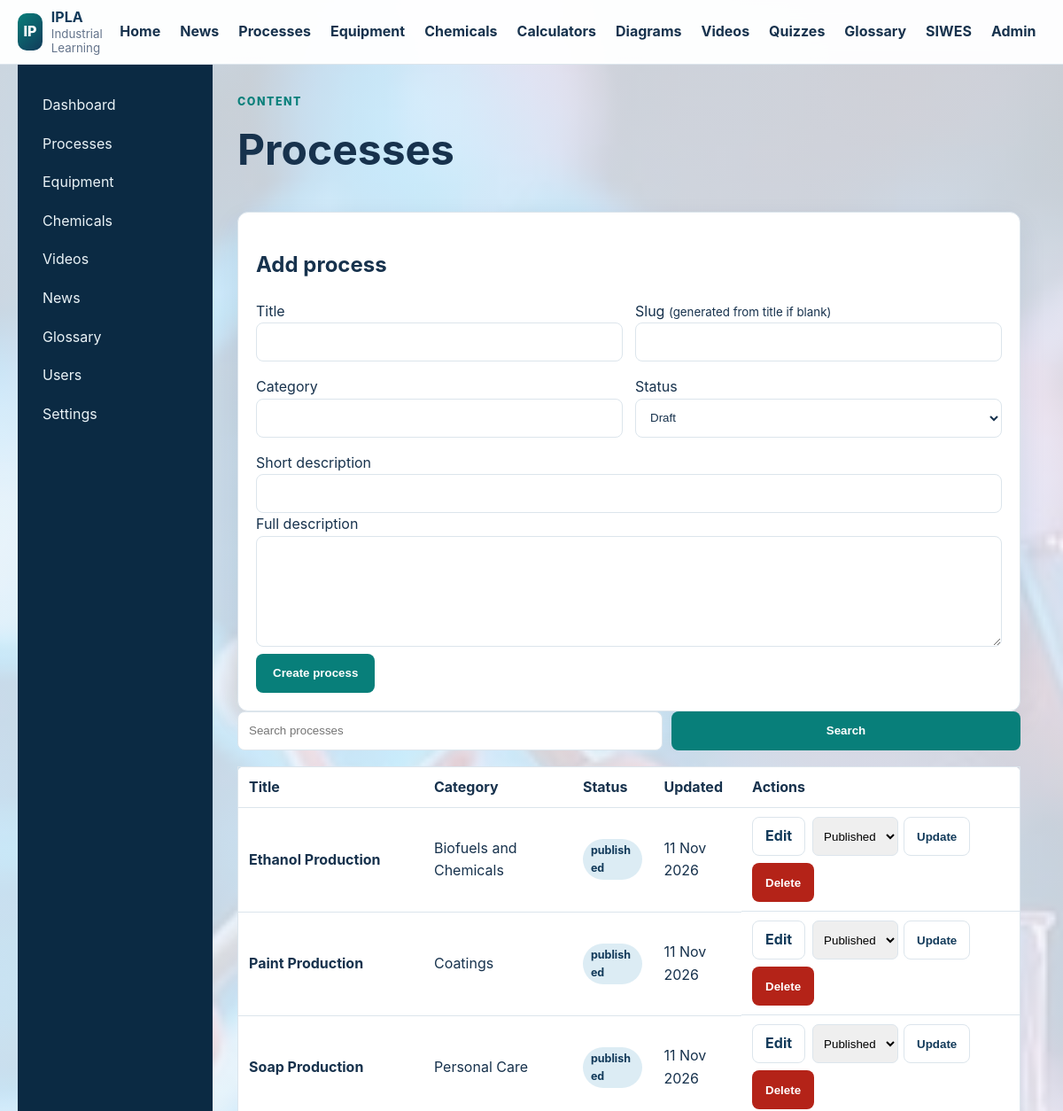
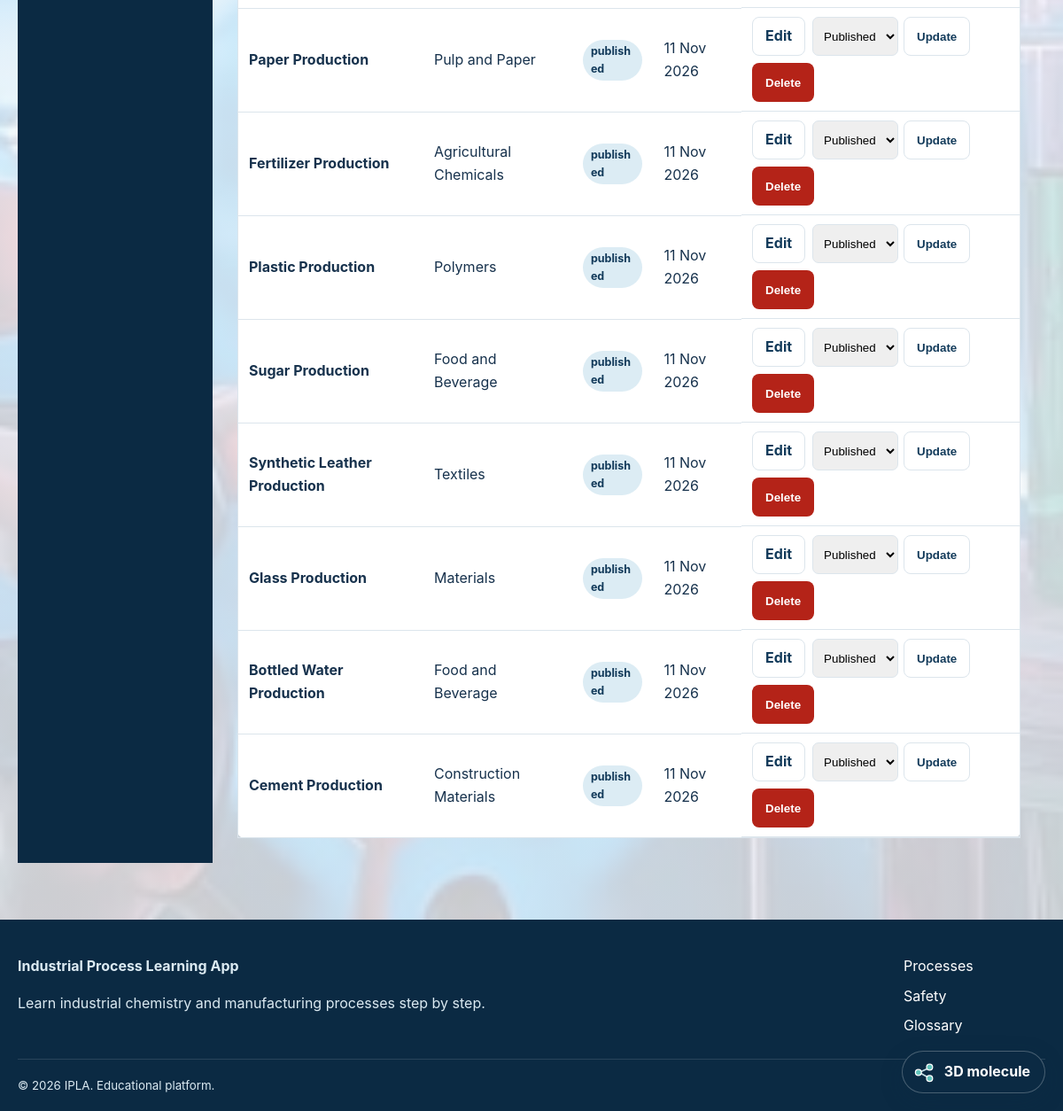
The page /admin/processes/index.php (signed in) on the database its author committed (2 pictures, top to bottom).
### tables this page shows
CREATE TABLE processes (
    id BIGINT UNSIGNED AUTO_INCREMENT PRIMARY KEY,
    title VARCHAR(180) NOT NULL,
    slug VARCHAR(190) NOT NULL UNIQUE,
    category VARCHAR(100) NULL,
    short_description VARCHAR(255) NULL,
    description MEDIUMTEXT NULL,
    featured_image VARCHAR(255) NULL,
    status ENUM('draft','published') NOT NULL DEFAULT 'draft',
    created_by BIGINT UNSIGNED NULL,
    created_at TIMESTAMP NOT NULL DEFAULT CURRENT_TIMESTAMP,
    updated_at TIMESTAMP NOT NULL DEFAULT CURRENT_TIMESTAMP ON UPDATE CURRENT_TIMESTAMP,
    CONSTRAINT fk_processes_creator FOREIGN KEY (created_by) REFERENCES users(id) ON DELETE SET NULL
);

### config/functions.php (called while the page is built, shortened)
<?php
function e(?string $value): string
{
    return htmlspecialchars($value ?? '', ENT_QUOTES | ENT_SUBSTITUTE, 'UTF-8');
}
function url(string $path = ''): string
{
    $path = '/' . ltrim($path, '/');
    return IPLA_BASE_URL === '' ? $path : IPLA_BASE_URL . $path;
}

### admin/processes/index.php (the view, shortened to what this page needs)
<?php
require_once dirname(__DIR__,2) . '/config/database.php';
require_once dirname(__DIR__,2) . '/config/functions.php';
$editProcess = null;
$search = trim((string) ($_GET['q'] ?? ''));
$sql = 'SELECT p.*,u.full_name AS creator FROM processes p LEFT JOIN users u ON u.id=p.created_by';
$params = [];
$sql .= ' ORDER BY p.updated_at DESC,p.id DESC';
$statement = $pdo->prepare($sql);
$statement->execute($params);
$rows = $statement->fetchAll();
require dirname(__DIR__,2) . '/includes/header.php';
require dirname(__DIR__,2) . '/includes/admin_layout.php';
?>
<header class="module-heading"><div><span class="section-kicker">Content</span><h1>Processes</h1></div></header>
<section class="card"><div class="card-body">
<h2><?= $editProcess ? 'Edit process' : 'Add process' ?></h2>
<form method="post">
<div class="form-grid">
<div class="form-group"><label for="process-title">Title</label><input class="form-control" id="process-title" name="title" maxlength="180" required value="<?= e((string)($editProcess['title'] ?? '')) ?>"></div>
<div class="form-group"><label for="process-slug">Slug <small>(generated from title if blank)</small></label><input class="form-control" id="process-slug" name="slug" maxlength="190" value="<?= e((string)($editProcess['slug'] ?? '')) ?>"></div>
</div>
<div class="form-grid">
<div class="form-group"><label for="process-category">Category</label><input class="form-control" id="process-category" name="category" maxlength="100" value="<?= e((string)($editProcess['category'] ?? '')) ?>"></div>
<div class="form-group"><label for="process-status">Status</label><select class="form-control" id="process-status" name="status"><option value="draft" <?= (($editProcess['status'] ?? 'draft')==='draft')?'selected':'' ?>>Draft</option></select></div>
</div>
<div class="form-group"><label for="process-short-description">Short description</label><input class="form-control" id="process-short-description" name="short_description" maxlength="255" value="<?= e((string)($editProcess['short_description'] ?? '')) ?>"></div>
<div class="form-group"><label for="process-description">Full description</label><textarea class="form-control" id="process-description" name="description" rows="7"><?= e((string)($editProcess['description'] ?? '')) ?></textarea></div>
<button class="button button-primary" type="submit"><?= $editProcess ? 'Save changes' : 'Create process' ?></button>
</form>
</div></section>
<form class="admin-search" method="get"><input class="form-control" name="q" value="<?= e($search) ?>" placeholder="Search processes"><button class="button button-primary" type="submit">Search</button></form>
<div class="admin-table-wrap">
<table class="data-table"><thead><tr><th>Title</th><th>Category</th><th>Status</th><th>Updated</th><th>Actions</th></tr></thead><tbody>
<?php foreach ($rows as $row): ?>
<tr>
<td><strong><?= e($row['title']) ?></strong></td><td><?= e($row['category'] ?: '-') ?></td>
<td><span class="badge"><?= e($row['status']) ?></span></td><td><?= e(date('d M Y',strtotime($row['updated_at']))) ?></td>
<td class="admin-actions">
<a class="button button-secondary button-small" href="<?= e(url('/admin/processes/index.php?edit=' . $row['id'])) ?>">Edit</a>
<form method="post"><select name="status" aria-label="Process status"><option value="published" <?= $row['status']==='published'?'selected':'' ?>>Published</option></select><button class="button button-secondary button-small" type="submit">Update</button></form>
<form method="post" onsubmit="return confirm('Delete this process and its learning content?')"><button class="button button-danger button-small" type="submit">Delete</button></form>
</td>
</tr>
<?php endforeach; ?>
</tbody></table></div>
<?php
require dirname(__DIR__,2) . '/includes/admin_layout_end.php';
require dirname(__DIR__,2) . '/includes/footer.php';
?>

### assets/css/style.css (style rules this page uses)
:root { --navy: #123a5a; --navy-dark: #0b2a43; --teal: #087f7a; --orange: #e6a23c; --sky: #dcecf4; --ink: #17324d; --muted: #64748b; --surface: #ffffff; --background: #f4f7fa; --border: #dce5ec; --success: #1e7e34; --danger: #b42318; --shadow: 0 12px 32px rgba(18, 58, 90, 0.09); --radius: 12px; }
* { box-sizing: border-box; }
html { scroll-behavior: smooth; }
body { margin: 0; font-family: Inter, "Segoe UI", Arial, sans-serif; color: var(--ink); background-color: var(--background); background-image: linear-gradient(rgba(244,247,250,.82), rgba(244,247,250,.82)), var(--page-background-image, url("../images/industrial-chemistry-background.svg")); background-position: center top; background-repeat: no-repeat; background-size: cover; background-attachment: fixed; line-height: 1.6; }
.page-background-2 { --page-background-image: url("../../images/d.jpeg"); }
a { color: var(--teal); text-decoration: none; }

### assets/css/components.css (style rules this page uses)
.button { display: inline-flex; align-items: center; justify-content: center; min-height: 44px; padding: 10px 18px; border-radius: 8px; border: 1px solid transparent; font-weight: 750; cursor: pointer; }
.button-primary { color: white !important; background: var(--teal); }
.button-secondary { color: var(--navy) !important; border-color: var(--border); background: white; }
.button-small { min-height: 38px; padding: 7px 14px; }
.card { border: 1px solid var(--border); border-radius: var(--radius); background: var(--surface); box-shadow: var(--shadow); }
.card-body { padding: 20px; }
.badge { display: inline-block; padding: 3px 9px; border-radius: 999px; color: var(--navy); background: var(--sky); font-size: .78rem; font-weight: 750; }
.form-control { width: 100%; min-height: 44px; padding: 9px 12px; border: 1px solid var(--border); border-radius: 8px; color: var(--ink); background: white; }
.hero-kicker, .section-kicker { text-transform: uppercase; letter-spacing: .12em; font-size: .78rem; font-weight: 800; }
.section-kicker { color: var(--teal); }
.module-heading { display: flex; align-items: end; justify-content: space-between; gap: 20px; margin-bottom: 24px; }
.module-heading h1 { margin: 5px 0 8px; font-size: clamp(2rem, 4vw, 3rem); }
.data-table { border: 1px solid var(--border); border-radius: 8px; }
.form-grid { display: grid; grid-template-columns: repeat(2,minmax(0,1fr)); gap: 14px; margin-bottom: 16px; }

### assets/css/admin.css (style rules this page uses)
.data-table { width: 100%; border-collapse: collapse; background: white; }
.data-table th, .data-table td { padding: 10px 12px; border-bottom: 1px solid var(--border); text-align: left; }
.admin-content h1 { margin-top: 4px; }
.admin-content .module-heading { align-items: center; }
.admin-search { display: grid; grid-template-columns: minmax(220px,480px) auto; gap: 10px; margin-bottom: 18px; }
.admin-table-wrap { overflow-x: auto; }
.admin-actions { display: flex; flex-wrap: wrap; gap: 8px; align-items: center; }
.admin-actions form { display: inline-flex; align-items: center; gap: 6px; }
.admin-actions select { min-height: 38px; padding: 6px 8px; border: 1px solid var(--border); border-radius: 7px; }
.button-danger { color: white !important; background: var(--danger); }

### assets/css/responsive-improvements.css (style rules this page uses)
:root { --tap-target: 44px; }
html, body { max-width: 100%; overflow-x: hidden; }
body { -webkit-text-size-adjust: 100%; }
textarea, select, input, button { max-width: 100%; }
.button, .nav-toggle, .admin-actions button, .admin-actions select { min-height: var(--tap-target); }
.admin-table-wrap, .table-wrap, .siwes-table-wrap { width: 100%; max-width: 100%; overflow-x: auto; -webkit-overflow-scrolling: touch; }
.admin-table-wrap .data-table, .table-wrap .data-table, .siwes-table { min-width: 640px; }
.admin-actions { min-width: 180px; }
.admin-actions form { max-width: 100%; }
.data-table th, .data-table td, .siwes-table th, .siwes-table td { overflow-wrap: anywhere; }

### rows shown on the page
processes: title "Ethanol Production", category "Biofuels and Chemicals", status "published", updated_at "11 Nov 2026", status "Published"
processes: title "Paint Production", category "Coatings", status "published", updated_at "11 Nov 2026", status "Published"
processes: title "Soap Production", category "Personal Care", status "published", updated_at "11 Nov 2026", status "Published"
processes: title "Paper Production", category "Pulp and Paper", status "published", updated_at "11 Nov 2026", status "Published"
processes: title "Fertilizer Production", category "Agricultural Chemicals", status "published", updated_at "11 Nov 2026", status "Published"
processes: title "Plastic Production", category "Polymers", status "published", updated_at "11 Nov 2026", status "Published"
processes: title "Sugar Production", category "Food and Beverage", status "published", updated_at "11 Nov 2026", status "Published"
processes: title "Synthetic Leather Production", category "Textiles", status "published", updated_at "11 Nov 2026", status "Published"
processes: title "Glass Production", category "Materials", status "published", updated_at "11 Nov 2026", status "Published"
processes: title "Bottled Water Production", category "Food and Beverage", status "published", updated_at "11 Nov 2026", status "Published"
processes: title "Cement Production", category "Construction Materials", status "published", updated_at "11 Nov 2026", status "Published"

### other values the page prints
IPLA_APP_SHORT_NAME "IPLA"
IPLA_APP_NAME "Industrial Process Learning App"
